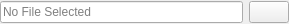
<?xml version="1.0" encoding="UTF-8"?>
<ui version="4.0">
 <class>FileSelectorWidget</class>
 <widget class="QWidget" name="FileSelectorWidget">
  <property name="geometry">
   <rect>
    <x>0</x>
    <y>0</y>
    <width>289</width>
    <height>24</height>
   </rect>
  </property>
  <property name="windowTitle">
   <string>Form</string>
  </property>
  <property name="autoFillBackground">
   <bool>true</bool>
  </property>
  <layout class="QHBoxLayout" name="horizontalLayout">
   <property name="margin">
    <number>0</number>
   </property>
   <item>
    <widget class="QLineEdit" name="fileText">
     <property name="text">
      <string/>
     </property>
     <property name="readOnly">
      <bool>false</bool>
     </property>
     <property name="placeholderText">
      <string>No File Selected</string>
     </property>
    </widget>
   </item>
   <item>
    <widget class="QPushButton" name="fileButton">
     <property name="focusPolicy">
      <enum>Qt::NoFocus</enum>
     </property>
     <property name="icon">
      <iconset resource="simQtResources.qrc">
       <normaloff>:/simQt/images/Folder.png</normaloff>:/simQt/images/Folder.png</iconset>
     </property>
    </widget>
   </item>
  </layout>
 </widget>
 <resources>
  <include location="simQtResources.qrc"/>
 </resources>
 <connections/>
</ui>
